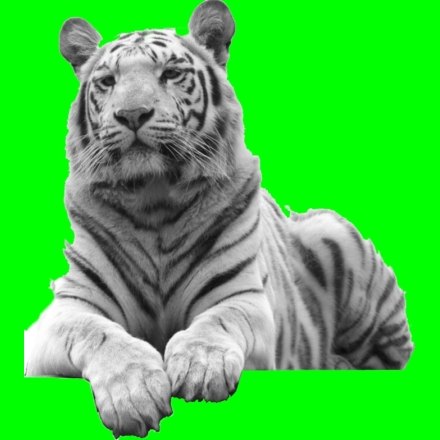
%> input picture 1_makeInputImages/OriginalsGreen/Animals/0.89_cat-tigerwhite.jpg, 440 x 440 px
$ octave --eval "result = sfPlot(imread('../../OriginalsGreen/Animals/0.89_cat-tigerwhite.jpg'));"   (GNU Octave 9; MATLAB toolbox functions it lacks are replaced by stand-ins)
%> lines starting %> are read from the running program, lines starting %| are printed output that depends on the picture
% avg = sfPlot(im,qplot)
%
% Computes and plots the rotational average of the Fourier energy spectrum
%
% INPUT:
% im: image matrix
% qplot: plot option; set to 0 to switch off plot
%
% OUTPUT:
% avg: rotational average of the Fourier energy spectrum

% ------------------------------------------------------------------------
% SHINE toolbox, Nov 2010
% (c) Verena Willenbockel, Javid Sadr, Daniel Fiset, Greg O. Horne,
% Frederic Gosselin, James W. Tanaka
% ------------------------------------------------------------------------
% Permission to use, copy, or modify this software and its documentation
% for educational and research purposes only and without fee is hereby
% granted, provided that this copyright notice and the original authors'
% names appear on all copies and supporting documentation. This program
% shall not be used, rewritten, or adapted as the basis of a commercial
% software or hardware product without first obtaining permission of the
% authors. The authors make no representations about the suitability of
% this software for any purpose. It is provided "as is" without express
% or implied warranty.
%
% Please refer to the following paper:
% Willenbockel, V., Sadr, J., Fiset, D., Horne, G. O., Gosselin, F.,
% Tanaka, J. W. (2010). Controlling low-level image properties: The
% SHINE toolbox. Behavior Research Methods, 42, 671-684.
%
% Kindly report any suggestions or corrections to verena.vw@gmail.com
% ------------------------------------------------------------------------
%
% Revision 1, 26/11/2010 (thanks to Diederick C. Niehorster)
% - Improved speed by using accumarray
% - Output argument added; plot is now optional

function avg = sfPlot(im,qplot)

if nargin < 2
    qplot = true;
end
if ndims(im) == 3
    im = rgb2gray(im);
end
[xs ys] = size(im);
fftim = abs(fftshift(fft2(double(im)))).^2;
f2 = -xs/2:xs/2-1;
f1 = -ys/2:ys/2-1;
[XX YY] = meshgrid(f1,f2);
[t r] = cart2pol(XX,YY);
if mod(xs,2)==1 || mod(ys,2)==1
    r = round(r)-1;
else
    r = round(r);
end
avg = accumarray(r(:)+1,fftim(:))./accumarray(r(:)+1,1);
avg = avg(2:floor(min(xs,ys)/2)+1);
if qplot
    figure;loglog(1:floor(min(xs,ys)/2),avg);
    xlabel('Spatial frequency (cycles/image)');
    ylabel('Energy');
end
%> in sfPlot, `im = rgb2gray(im);`:
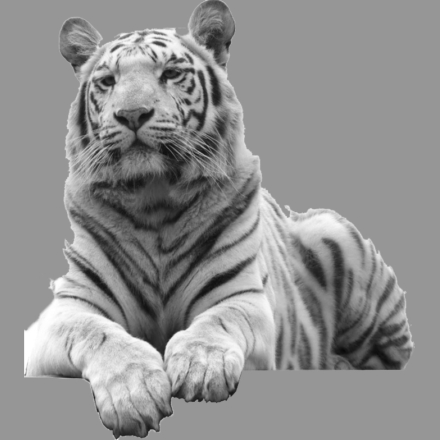
%> im: size 440x440 uint8; min 8, max 255, mean 144.4
%> in sfPlot, `avg = accumarray(r(:)+1,fftim(:))./accumarray(r(:)+1,1);`: avg = 312 values, max 7.81e+14 at index 1, min 50665.4 at index 308, mean 2.52e+12
%> in sfPlot, `avg = avg(2:floor(min(xs,ys)/2)+1);`: avg = 220 values, max 1.41e+12 at index 1, min 996467.9 at index 215, mean 1.61e+10
%> `result = sfPlot(imread('../../OriginalsGreen/Animals/0.89_cat-tigerwhi..`:
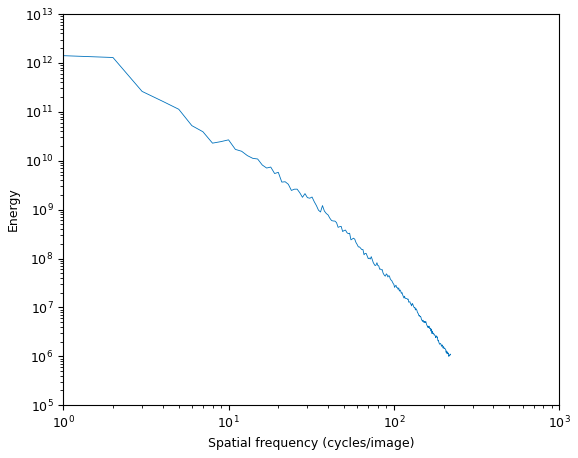
%> figure redrawn from the program's plot data; curve peaks at x = 1, y = 1.41e+12
%> `result = sfPlot(imread('../../OriginalsGreen/Animals/0.89_cat-tigerwhi..`: result has the same summary as avg in sfPlot

$ run again, on 1_makeInputImages/OriginalsGreen/Animals/1.03_giraffe.jpg
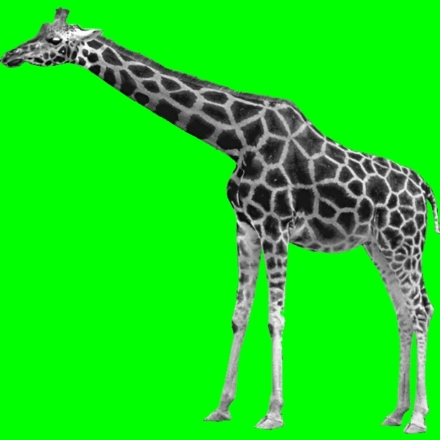
%> input picture 1_makeInputImages/OriginalsGreen/Animals/1.03_giraffe.jpg, 440 x 440 px
%> in sfPlot, `im = rgb2gray(im);`:
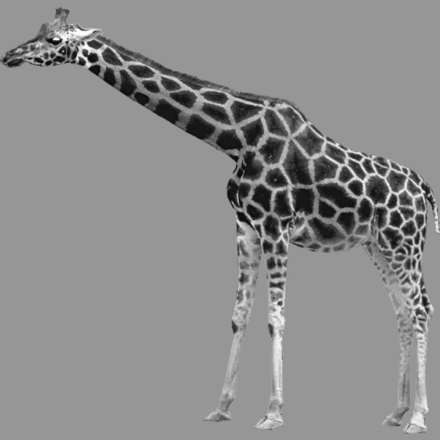
%> im: size 440x440 uint8; min 6, max 254, mean 140.7
%> in sfPlot, `avg = accumarray(r(:)+1,fftim(:))./accumarray(r(:)+1,1);`: avg = 312 values, max 7.42e+14 at index 1, min 625 at index 312, mean 2.38e+12
%> in sfPlot, `avg = avg(2:floor(min(xs,ys)/2)+1);`: avg = 220 values, max 1.21e+12 at index 1, min 709266.6 at index 219, mean 8.36e+09
%> `result = sfPlot(imread('../../OriginalsGreen/Animals/0.89_cat-tigerwhi..`:
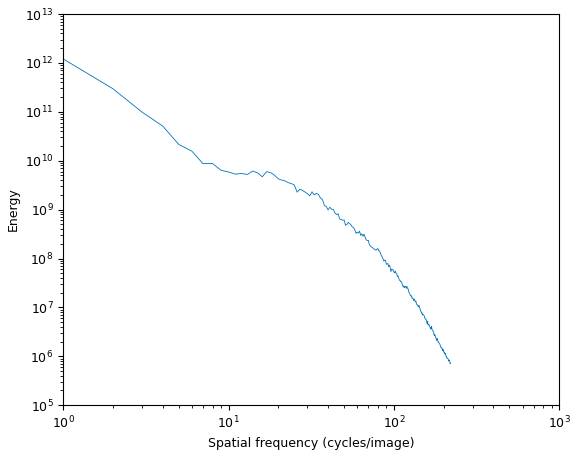
%> figure redrawn from the program's plot data; curve peaks at x = 1, y = 1.21e+12
%> result has the same summary as avg in sfPlot

$ run again, on 1_makeInputImages/OriginalsGreen/Animals/1.08_water-dolphin.jpg
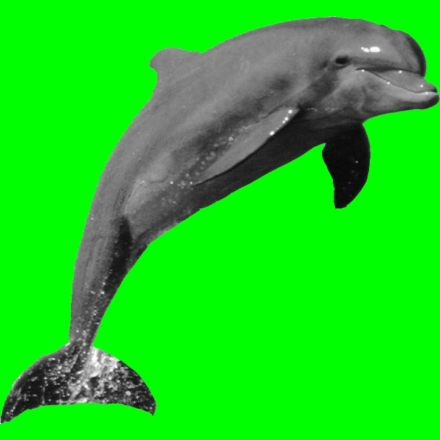
%> input picture 1_makeInputImages/OriginalsGreen/Animals/1.08_water-dolphin.jpg, 440 x 440 px
%> in sfPlot, `im = rgb2gray(im);`:
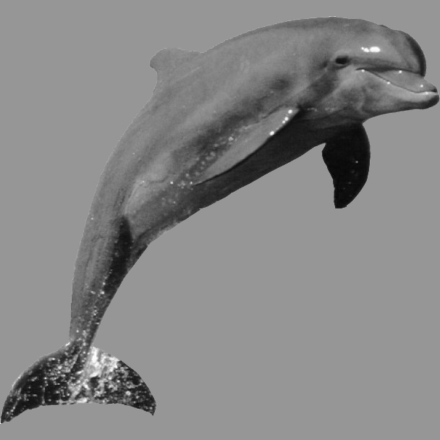
%> im: size 440x440 uint8; min 7, max 254, mean 134.2
%> in sfPlot, `avg = accumarray(r(:)+1,fftim(:))./accumarray(r(:)+1,1);`: avg = 312 values, max 6.75e+14 at index 1, min 23988.3 at index 309, mean 2.17e+12
%> in sfPlot, `avg = avg(2:floor(min(xs,ys)/2)+1);`: avg = 220 values, max 1.64e+12 at index 1, min 261855.1 at index 220, mean 1.18e+10
%> `result = sfPlot(imread('../../OriginalsGreen/Animals/0.89_cat-tigerwhi..`:
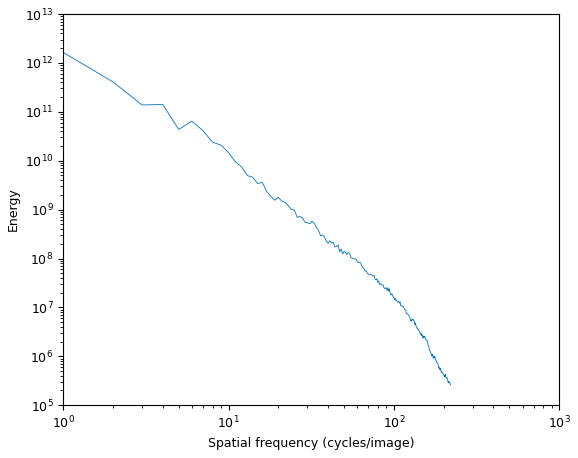
%> figure redrawn from the program's plot data; curve peaks at x = 1, y = 1.64e+12
%> result has the same summary as avg in sfPlot

$ run again, on 1_makeInputImages/OriginalsGreen/Animals/1.28_cow1.jpg
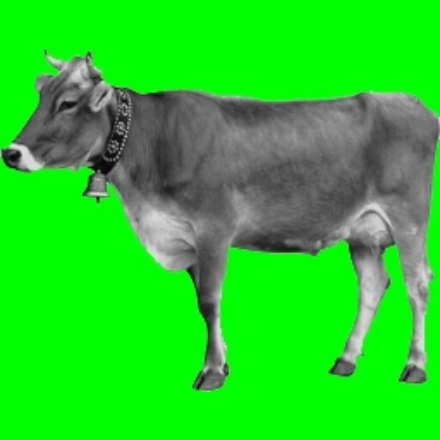
%> input picture 1_makeInputImages/OriginalsGreen/Animals/1.28_cow1.jpg, 440 x 440 px
%> in sfPlot, `im = rgb2gray(im);`:
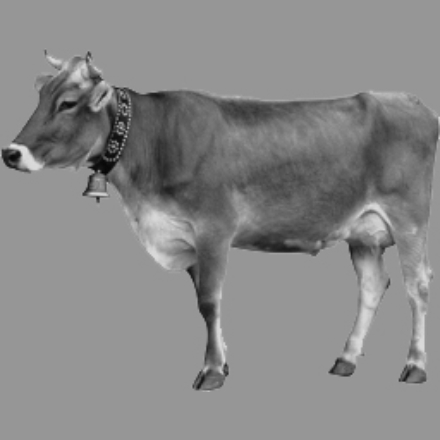
%> im: size 440x440 uint8; min 7, max 225, mean 135.8
%> in sfPlot, `avg = accumarray(r(:)+1,fftim(:))./accumarray(r(:)+1,1);`: avg = 312 values, max 6.92e+14 at index 1, min 484 at index 312, mean 2.22e+12
%> in sfPlot, `avg = avg(2:floor(min(xs,ys)/2)+1);`: avg = 220 values, max 1.36e+12 at index 1, min 92255.8 at index 220, mean 9.59e+09
%> `result = sfPlot(imread('../../OriginalsGreen/Animals/0.89_cat-tigerwhi..`:
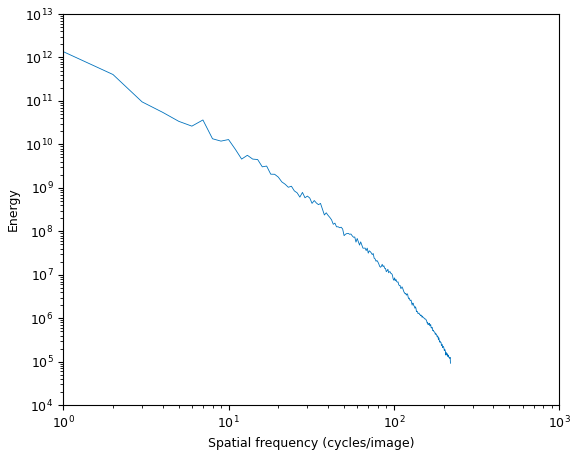
%> figure redrawn from the program's plot data; curve peaks at x = 1, y = 1.36e+12
%> result has the same summary as avg in sfPlot
